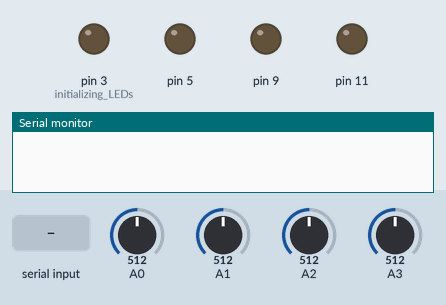
The sketch below on a simulated Arduino Uno, built with avr-gcc and run on an emulated ATmega328P. On the bench: output pins drawn as LEDs (lit = HIGH), the last lines printed to the serial monitor. The test bench sets the inputs (shaded band); at power-on: A0 = 512, A1 = 512, A2 = 512, A3 = 512.

Above: at 1.2 s.
1.3 s: "secI" received over Serial
4.2 s: A0 set to 207
7.2 s: A0 set to 181
At 8.2 s:
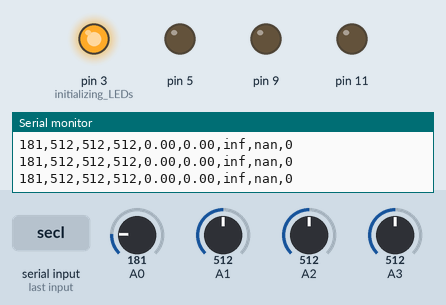
8.7 s: A1 set to 213
10.2 s: A1 set to 185
At 10.5 s:
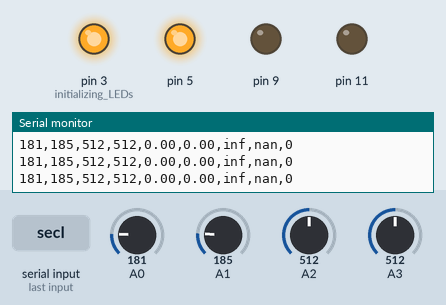
11.7 s: A2 set to 218
14.7 s: A2 set to 188
At 15.2 s:
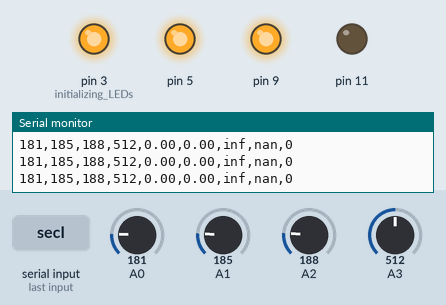
Timing chart, 0 to 17.2 s (numbered marks = the images above; inputs shaded):
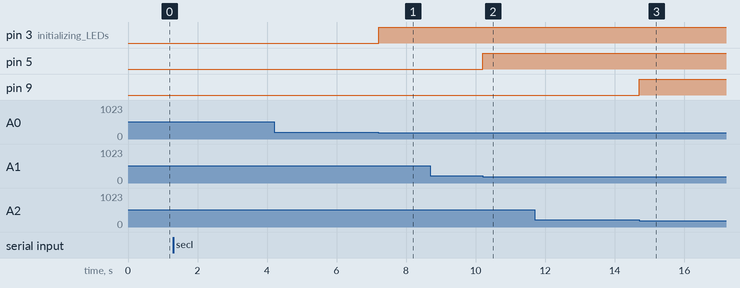

Measured:
- the behaviour switches between 200 and 199 on A0 (found by bisection; images 0 and 1)
- the behaviour switches between 200 and 199 on A1 (found by bisection; images 1 and 2)
- the behaviour switches between 200 and 199 on A2 (found by bisection; images 2 and 3)
- after the input at 7.2 s, pin 3 (initializing_LEDs): LOW → HIGH at once
- after the input at 10.2 s, pin 5: LOW → HIGH at once
- after the input at 14.7 s, pin 9: LOW → HIGH at once

The sketch:

Lab3-Master.ino
```cpp
#include <MPU6050.h>

// I2Cdev and MPU6050 must be installed as libraries, or else the .cpp/.h files
// for both classes must be in the include path of your project
#include "I2Cdev.h"
#include "MPU6050.h"

// Arduino Wire library is required if I2Cdev I2CDEV_ARDUINO_WIRE implementation
// is used in I2Cdev.h
#if I2CDEV_IMPLEMENTATION == I2CDEV_ARDUINO_WIRE
#include "Wire.h"
#endif

// class default I2C address is 0x68
// specific I2C addresses may be passed as a parameter here
// AD0 low = 0x68 (default for InvenSense evaluation board)
// AD0 high = 0x69
MPU6050 accelgyro;
//MPU6050 accelgyro(0x69); // <-- use for AD0 high

int16_t ax, ay, az;
int16_t gx, gy, gz;

#define LED_PIN 13
bool blinkState = false;

// var that holds the mode
String mode;

int UpperThreshold = 200;
int LowerThreshold = 250;
int stepThresh = 200;
int FSRMF =0;
int FSRLF =0;
int FSRMM =0;
int FSRH = 0;
float Cadence = 0;
bool IgnoreReading = false;
bool FirstPulseDetected = false;
unsigned long FirstPulseTime = 0;
unsigned long SecondPulseTime = 0;
float Time = 0;
float ts = 0;
float stride = 0.0;
float stepl = 0.0;
float spd = 0.0;
int stepcount = 0;

void setup() {
  // join I2C bus (I2Cdev library doesn't do this automatically)
  #if I2CDEV_IMPLEMENTATION == I2CDEV_ARDUINO_WIRE
    Wire.begin();
  #elif I2CDEV_IMPLEMENTATION == I2CDEV_BUILTIN_FASTWIRE
    Fastwire::setup(400, true);
  #endif


  // put your setup code here, to run once:
  Serial.begin(19200);

  accelgyro.initialize(); // initialize device

  Serial.flush(); // clear receiver buffer
  pinMode(3, OUTPUT); // initializing LEDs
  pinMode(5, OUTPUT);
  pinMode(9, OUTPUT);
  pinMode(11, OUTPUT);
}

void loop() {
  // if their is incoming data from the serial read it
  if(Serial.available()){

    mode = Serial.readString(); // read string
    Serial.flush(); // clear the receiver buffer
  } else {
    if(mode.equals("secI")){
      sectionI();
    } else if (mode.equals("secII")){
      sectionII();
    } else if (mode.equals("secIII")){
      sectionIII();
    } else if (mode.equals("secIV")){
      sectionIV();
    }
  }
}


void sectionI(){
  // put your main code here, to run repeatedly:
  FSRMF = analogRead(A0);
  FSRLF = analogRead(A1);
  FSRMM = analogRead(A2);
  FSRH = analogRead(A3);


  //CODE FOR STEP TIME AND RELATED VALUES
  if(FSRH < UpperThreshold && IgnoreReading == false){
    if(FirstPulseDetected == false){
      FirstPulseTime = millis();
      FirstPulseDetected = true;

    }
    else{
      stepcount = stepcount+1;
      SecondPulseTime = millis();
      Time = SecondPulseTime - FirstPulseTime;
      FirstPulseTime = SecondPulseTime;
    }
    IgnoreReading = true;
  }

  // Heart beat trailing edge detected.
  if(FSRH > LowerThreshold){
    IgnoreReading = false;
  }

  if(FSRMF<stepThresh){
    digitalWrite(3,HIGH);
  }else{
    digitalWrite(3,LOW);
  }

  if(FSRLF<stepThresh){
    digitalWrite(5,HIGH);
  }else{
    digitalWrite(5,LOW);
  }

  if(FSRMM<stepThresh){
    digitalWrite(9,HIGH);
  }else{
    digitalWrite(9,LOW);
  }

  if(FSRH<stepThresh){
    digitalWrite(11,HIGH);
  }else{
    digitalWrite(11,LOW);
  }

  //ts = Time/1000.0; // commented because it prevents speed and cadence from displaying
  stride = (.65*Time);
  stepl = stride/2.0;
  Cadence = (1.0/Time) * 60.0 * 1000.0;
  spd = stride/Time;

  Serial.print(FSRMF);
  Serial.print(",");
  Serial.print(FSRLF);
  Serial.print(",");
  Serial.print(FSRMM);
  Serial.print(",");
  Serial.print(FSRH);
  Serial.print(",");
  Serial.print(stepl);
  Serial.print(",");
  Serial.print(stride);
  Serial.print(",");
  Serial.print(Cadence);
  Serial.print(",");
  Serial.print(spd);
  Serial.print(",");
  Serial.println(stepcount);

  delay(10);
}

void sectionII(){
  FSRMF =  analogRead(A1);
  FSRLF =  analogRead(A0);
  FSRMM =  analogRead(A2);
  FSRH =  analogRead(A3);

  // print out the data from the force sensors
  Serial.print(FSRMF);
  Serial.print(",");
  Serial.print(FSRLF);
  Serial.print(",");
  Serial.print(FSRMM);
  Serial.print(",");
  Serial.print(FSRH);


  // calculate and print out profile
  if ( ( FSRLF + FSRMF ) < (FSRH) ) {
    Serial.println(",Heel");
  }
  else if ( ( FSRMF ) > (FSRH)) {
    Serial.println(",Tiptoe");
  }
  else if ((FSRLF + FSRH) < (FSRMM + FSRMF)) {
    Serial.println(",Intoe");
  }
  else if ( (FSRLF + FSRH) > (FSRMM + FSRMF)) {
    Serial.println(",Outoe");
  }
  else {
    Serial.println(",None");
  }

  delay(10);
}

void sectionIII(){
  // read raw accel/gyro measurements from device
  accelgyro.getMotion6(&ax, &ay, &az, &gx, &gy, &gz);

  if ( !(ay > 10000) && !(ay < 7000) && !( az > 3000) && !( az < -3000)) {
    Serial.println("Not in Motion") ;
  }
  else  if ( az < -3000 ) {
    Serial.println( "Moving Forward" );
  }
  else if ( az > 3000) {
    Serial.println ("Moving Backwards");
  }
  else  if ( ay < 7000 ) {
    Serial.println ("Moving Left");
  }
  else if ( ay > 10000) {
    Serial.println ("Moving Right");
  }

  delay(100);
}

void sectionIV(){
  FSRMF =  analogRead(A1);

  Serial.println(FSRMF);

  delay(10);
}
```
